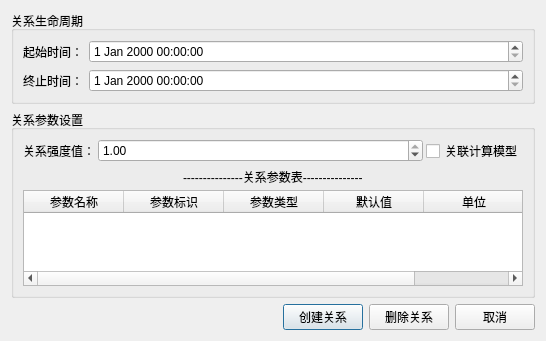
<?xml version="1.0" encoding="UTF-8"?>
<ui version="4.0">
 <class>CreateRelationDialog</class>
 <widget class="QDialog" name="CreateRelationDialog">
  <property name="geometry">
   <rect>
    <x>0</x>
    <y>0</y>
    <width>546</width>
    <height>341</height>
   </rect>
  </property>
  <property name="windowTitle">
   <string>创建关联关系</string>
  </property>
  <property name="windowIcon">
   <iconset resource="../ModelingTool.qrc">
    <normaloff>:/ModelingTool/Images/manualCreateRelation.png</normaloff>:/ModelingTool/Images/manualCreateRelation.png</iconset>
  </property>
  <layout class="QGridLayout" name="gridLayout_4">
   <item row="0" column="0">
    <layout class="QVBoxLayout" name="verticalLayout_2">
     <item>
      <widget class="QGroupBox" name="groupBox_2">
       <property name="title">
        <string>关系生命周期</string>
       </property>
       <layout class="QGridLayout" name="gridLayout_2">
        <item row="0" column="0">
         <layout class="QGridLayout" name="gridLayout">
          <item row="0" column="0">
           <widget class="QLabel" name="label">
            <property name="text">
             <string>起始时间：</string>
            </property>
           </widget>
          </item>
          <item row="0" column="1">
           <widget class="QDateTimeEdit" name="dateTimeEdit_begin">
            <property name="sizePolicy">
             <sizepolicy hsizetype="Expanding" vsizetype="Fixed">
              <horstretch>0</horstretch>
              <verstretch>0</verstretch>
             </sizepolicy>
            </property>
           </widget>
          </item>
          <item row="1" column="0">
           <widget class="QLabel" name="label_2">
            <property name="text">
             <string>终止时间：</string>
            </property>
           </widget>
          </item>
          <item row="1" column="1">
           <widget class="QDateTimeEdit" name="dateTimeEdit_end">
            <property name="sizePolicy">
             <sizepolicy hsizetype="Expanding" vsizetype="Fixed">
              <horstretch>0</horstretch>
              <verstretch>0</verstretch>
             </sizepolicy>
            </property>
           </widget>
          </item>
         </layout>
        </item>
       </layout>
      </widget>
     </item>
     <item>
      <widget class="QGroupBox" name="groupBox">
       <property name="title">
        <string>关系参数设置</string>
       </property>
       <layout class="QGridLayout" name="gridLayout_3">
        <item row="0" column="0">
         <layout class="QVBoxLayout" name="verticalLayout">
          <property name="spacing">
           <number>3</number>
          </property>
          <item>
           <layout class="QHBoxLayout" name="horizontalLayout_4">
            <item>
             <widget class="QLabel" name="label_intensity">
              <property name="sizePolicy">
               <sizepolicy hsizetype="Preferred" vsizetype="Preferred">
                <horstretch>0</horstretch>
                <verstretch>0</verstretch>
               </sizepolicy>
              </property>
              <property name="text">
               <string>关系强度值：</string>
              </property>
             </widget>
            </item>
            <item>
             <widget class="QDoubleSpinBox" name="m_doubleSpinBox_intensity">
              <property name="sizePolicy">
               <sizepolicy hsizetype="Expanding" vsizetype="Fixed">
                <horstretch>0</horstretch>
                <verstretch>0</verstretch>
               </sizepolicy>
              </property>
              <property name="minimumSize">
               <size>
                <width>80</width>
                <height>0</height>
               </size>
              </property>
              <property name="maximum">
               <double>1.000000000000000</double>
              </property>
              <property name="singleStep">
               <double>0.010000000000000</double>
              </property>
              <property name="value">
               <double>1.000000000000000</double>
              </property>
             </widget>
            </item>
            <item>
             <widget class="QCheckBox" name="m_checkBox_mathModel">
              <property name="text">
               <string>关联计算模型</string>
              </property>
             </widget>
            </item>
           </layout>
          </item>
          <item>
           <layout class="QHBoxLayout" name="horizontalLayout_5">
            <item>
             <spacer name="horizontalSpacer_4">
              <property name="orientation">
               <enum>Qt::Horizontal</enum>
              </property>
              <property name="sizeHint" stdset="0">
               <size>
                <width>168</width>
                <height>21</height>
               </size>
              </property>
             </spacer>
            </item>
            <item>
             <widget class="QLabel" name="label_paramInfo">
              <property name="sizePolicy">
               <sizepolicy hsizetype="Preferred" vsizetype="Preferred">
                <horstretch>0</horstretch>
                <verstretch>0</verstretch>
               </sizepolicy>
              </property>
              <property name="text">
               <string>---------------关系参数表---------------</string>
              </property>
             </widget>
            </item>
            <item>
             <spacer name="horizontalSpacer_3">
              <property name="orientation">
               <enum>Qt::Horizontal</enum>
              </property>
              <property name="sizeHint" stdset="0">
               <size>
                <width>168</width>
                <height>21</height>
               </size>
              </property>
             </spacer>
            </item>
           </layout>
          </item>
          <item>
           <widget class="QTableWidget" name="m_tableWidget_params">
            <column>
             <property name="text">
              <string>参数名称</string>
             </property>
            </column>
            <column>
             <property name="text">
              <string>参数标识</string>
             </property>
            </column>
            <column>
             <property name="text">
              <string>参数类型</string>
             </property>
            </column>
            <column>
             <property name="text">
              <string>默认值</string>
             </property>
            </column>
            <column>
             <property name="text">
              <string>单位</string>
             </property>
            </column>
           </widget>
          </item>
         </layout>
        </item>
       </layout>
      </widget>
     </item>
     <item>
      <layout class="QHBoxLayout" name="horizontalLayout">
       <item>
        <spacer name="horizontalSpacer">
         <property name="orientation">
          <enum>Qt::Horizontal</enum>
         </property>
         <property name="sizeHint" stdset="0">
          <size>
           <width>68</width>
           <height>20</height>
          </size>
         </property>
        </spacer>
       </item>
       <item>
        <widget class="QPushButton" name="pushButton">
         <property name="text">
          <string>创建关系</string>
         </property>
         <property name="icon">
          <iconset resource="../ModelingTool.qrc">
           <normaloff>:/ModelingTool/Images/add.png</normaloff>:/ModelingTool/Images/add.png</iconset>
         </property>
        </widget>
       </item>
       <item>
        <widget class="QPushButton" name="pushButton_3">
         <property name="text">
          <string>删除关系</string>
         </property>
         <property name="icon">
          <iconset resource="../ModelingTool.qrc">
           <normaloff>:/ModelingTool/Images/remove_circle.png</normaloff>:/ModelingTool/Images/remove_circle.png</iconset>
         </property>
        </widget>
       </item>
       <item>
        <widget class="QPushButton" name="pushButton_2">
         <property name="text">
          <string>取消</string>
         </property>
        </widget>
       </item>
      </layout>
     </item>
    </layout>
   </item>
  </layout>
 </widget>
 <resources>
  <include location="../ModelingTool.qrc"/>
 </resources>
 <connections/>
</ui>
